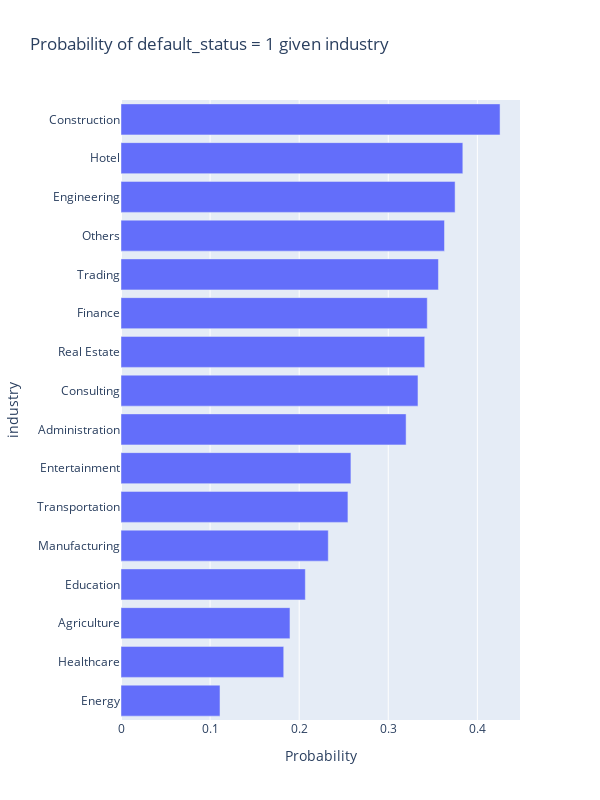

The notebook cell saved with this chart:
### Markdown cell above
### Analyse the probability of default given a categorical value

### Code cell
plot_category_default_distribution(train, 'industry')

### Figure 1 — Plotly figure (JSON) as saved in the notebook; plotly's stock layout.template omitted (floating-point values rounded to 4 significant figures)
{"data": [{"alignmentgroup": "True", "hovertemplate": "Probability=%{x}<br>industry=%{y}<extra></extra>", "legendgroup": "", "marker": {"color": "#636efa", "pattern": {"shape": ""}}, "name": "", "offsetgroup": "", "orientation": "h", "showlegend": false, "textposition": "auto", "type": "bar", "x": [0.1111, 0.1826, 0.1897, 0.2069, 0.2327, 0.2547, 0.2581, 0.32, 0.3333, 0.3409, 0.3438, 0.3563, 0.3631, 0.375, 0.3837, 0.4255], "xaxis": "x", "y": ["Energy", "Healthcare", "Agriculture", "Education", "Manufacturing", "Transportation", "Entertainment", "Administration", "Consulting", "Real Estate", "Finance", "Trading", "Others", "Engineering", "Hotel", "Construction"], "yaxis": "y"}], "layout": {"barmode": "relative", "height": 800, "legend": {"tracegroupgap": 0}, "title": {"text": "Probability of default_status = 1 given industry"}, "width": 600, "xaxis": {"anchor": "y", "domain": [0, 1], "title": {"text": "Probability"}}, "yaxis": {"anchor": "x", "domain": [0, 1], "tickmode": "linear", "title": {"text": "industry"}}}}
